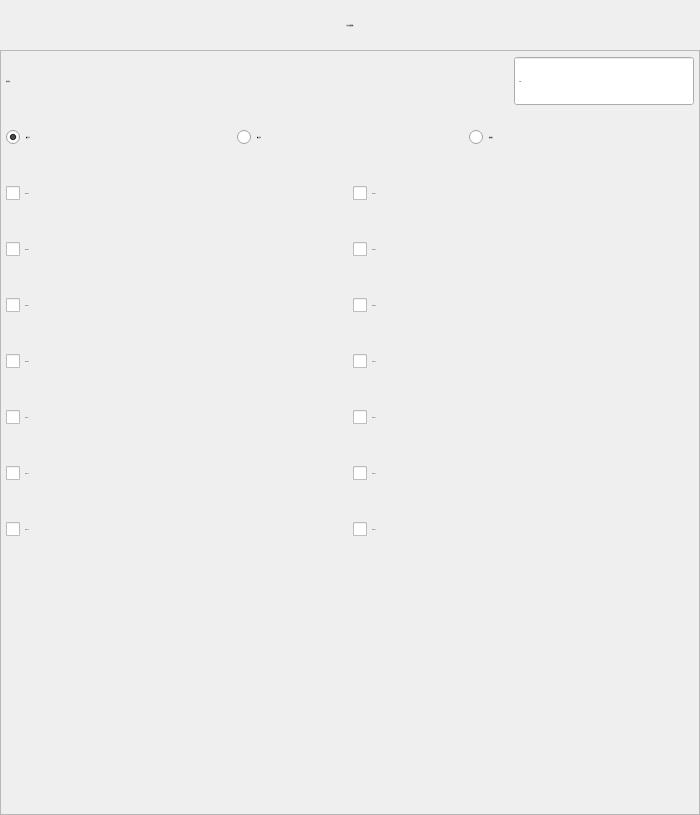
<?xml version="1.0" encoding="UTF-8"?>
<ui version="4.0">
 <class>FormActMExtOut</class>
 <widget class="QWidget" name="FormActMExtOut">
  <property name="geometry">
   <rect>
    <x>0</x>
    <y>0</y>
    <width>700</width>
    <height>815</height>
   </rect>
  </property>
  <property name="minimumSize">
   <size>
    <width>700</width>
    <height>815</height>
   </size>
  </property>
  <property name="maximumSize">
   <size>
    <width>700</width>
    <height>815</height>
   </size>
  </property>
  <property name="font">
   <font>
    <family>微软雅黑</family>
    <pointsize>-1</pointsize>
    <weight>50</weight>
    <italic>false</italic>
    <bold>false</bold>
   </font>
  </property>
  <property name="windowTitle">
   <string notr="true">扩展输出</string>
  </property>
  <property name="toolTip">
   <string notr="true"/>
  </property>
  <property name="statusTip">
   <string notr="true"/>
  </property>
  <property name="whatsThis">
   <string notr="true"/>
  </property>
  <property name="accessibleName">
   <string notr="true"/>
  </property>
  <property name="accessibleDescription">
   <string notr="true"/>
  </property>
  <property name="styleSheet">
   <string notr="true">font: 28px &quot;微软雅黑&quot;;</string>
  </property>
  <property name="windowFilePath">
   <string notr="true"/>
  </property>
  <layout class="QVBoxLayout" name="verticalLayout">
   <property name="spacing">
    <number>0</number>
   </property>
   <property name="margin">
    <number>0</number>
   </property>
   <item>
    <widget class="QLabel" name="labelParaTitle">
     <property name="sizePolicy">
      <sizepolicy hsizetype="Preferred" vsizetype="Fixed">
       <horstretch>0</horstretch>
       <verstretch>0</verstretch>
      </sizepolicy>
     </property>
     <property name="minimumSize">
      <size>
       <width>0</width>
       <height>50</height>
      </size>
     </property>
     <property name="font">
      <font>
       <family>微软雅黑</family>
       <pointsize>-1</pointsize>
       <weight>50</weight>
       <italic>false</italic>
       <bold>false</bold>
      </font>
     </property>
     <property name="styleSheet">
      <string notr="true">QLabel#labelParaTitle
{
	color: black;
	border-image: url(:/img/widget/Panel.png) 0 4 0 4;
	border-left: 4px transparent;
	border-right: 4px transparent;
}
</string>
     </property>
     <property name="text">
      <string>多扩展输出参数</string>
     </property>
     <property name="alignment">
      <set>Qt::AlignCenter</set>
     </property>
    </widget>
   </item>
   <item>
    <widget class="QFrame" name="frameMExtOut">
     <property name="font">
      <font>
       <family>微软雅黑</family>
       <pointsize>-1</pointsize>
       <weight>50</weight>
       <italic>false</italic>
       <bold>false</bold>
      </font>
     </property>
     <property name="styleSheet">
      <string notr="true"/>
     </property>
     <property name="frameShape">
      <enum>QFrame::StyledPanel</enum>
     </property>
     <property name="frameShadow">
      <enum>QFrame::Plain</enum>
     </property>
     <property name="IsMainArea" stdset="0">
      <bool>true</bool>
     </property>
     <layout class="QGridLayout" name="gridLayout">
      <property name="margin">
       <number>5</number>
      </property>
      <item row="10" column="0" colspan="2">
       <spacer name="verticalSpacer">
        <property name="orientation">
         <enum>Qt::Vertical</enum>
        </property>
        <property name="sizeHint" stdset="0">
         <size>
          <width>20</width>
          <height>40</height>
         </size>
        </property>
       </spacer>
      </item>
      <item row="4" column="1">
       <widget class="xCheckBox" name="checkExtY05">
        <property name="sizePolicy">
         <sizepolicy hsizetype="Expanding" vsizetype="Fixed">
          <horstretch>0</horstretch>
          <verstretch>0</verstretch>
         </sizepolicy>
        </property>
        <property name="minimumSize">
         <size>
          <width>180</width>
          <height>50</height>
         </size>
        </property>
        <property name="maximumSize">
         <size>
          <width>16777215</width>
          <height>50</height>
         </size>
        </property>
        <property name="font">
         <font>
          <family>微软雅黑</family>
          <pointsize>-1</pointsize>
          <weight>50</weight>
          <italic>false</italic>
          <bold>false</bold>
         </font>
        </property>
        <property name="focusPolicy">
         <enum>Qt::NoFocus</enum>
        </property>
        <property name="text">
         <string notr="true">Em1Y06</string>
        </property>
        <property name="iconSize">
         <size>
          <width>32</width>
          <height>32</height>
         </size>
        </property>
       </widget>
      </item>
      <item row="5" column="1">
       <widget class="xCheckBox" name="checkExtY07">
        <property name="sizePolicy">
         <sizepolicy hsizetype="Expanding" vsizetype="Fixed">
          <horstretch>0</horstretch>
          <verstretch>0</verstretch>
         </sizepolicy>
        </property>
        <property name="minimumSize">
         <size>
          <width>180</width>
          <height>50</height>
         </size>
        </property>
        <property name="maximumSize">
         <size>
          <width>16777215</width>
          <height>50</height>
         </size>
        </property>
        <property name="font">
         <font>
          <family>微软雅黑</family>
          <pointsize>-1</pointsize>
          <weight>50</weight>
          <italic>false</italic>
          <bold>false</bold>
         </font>
        </property>
        <property name="focusPolicy">
         <enum>Qt::NoFocus</enum>
        </property>
        <property name="text">
         <string notr="true">Em1Y08</string>
        </property>
        <property name="iconSize">
         <size>
          <width>32</width>
          <height>32</height>
         </size>
        </property>
       </widget>
      </item>
      <item row="3" column="1">
       <widget class="xCheckBox" name="checkExtY03">
        <property name="sizePolicy">
         <sizepolicy hsizetype="Expanding" vsizetype="Fixed">
          <horstretch>0</horstretch>
          <verstretch>0</verstretch>
         </sizepolicy>
        </property>
        <property name="minimumSize">
         <size>
          <width>180</width>
          <height>50</height>
         </size>
        </property>
        <property name="maximumSize">
         <size>
          <width>16777215</width>
          <height>50</height>
         </size>
        </property>
        <property name="font">
         <font>
          <family>微软雅黑</family>
          <pointsize>-1</pointsize>
          <weight>50</weight>
          <italic>false</italic>
          <bold>false</bold>
         </font>
        </property>
        <property name="focusPolicy">
         <enum>Qt::NoFocus</enum>
        </property>
        <property name="text">
         <string notr="true">Em1Y04</string>
        </property>
        <property name="iconSize">
         <size>
          <width>32</width>
          <height>32</height>
         </size>
        </property>
       </widget>
      </item>
      <item row="6" column="1">
       <widget class="xCheckBox" name="checkExtY09">
        <property name="sizePolicy">
         <sizepolicy hsizetype="Expanding" vsizetype="Fixed">
          <horstretch>0</horstretch>
          <verstretch>0</verstretch>
         </sizepolicy>
        </property>
        <property name="minimumSize">
         <size>
          <width>180</width>
          <height>50</height>
         </size>
        </property>
        <property name="maximumSize">
         <size>
          <width>16777215</width>
          <height>50</height>
         </size>
        </property>
        <property name="font">
         <font>
          <family>微软雅黑</family>
          <pointsize>-1</pointsize>
          <weight>50</weight>
          <italic>false</italic>
          <bold>false</bold>
         </font>
        </property>
        <property name="focusPolicy">
         <enum>Qt::NoFocus</enum>
        </property>
        <property name="text">
         <string notr="true">Em1Y10</string>
        </property>
        <property name="iconSize">
         <size>
          <width>32</width>
          <height>32</height>
         </size>
        </property>
       </widget>
      </item>
      <item row="4" column="0">
       <widget class="xCheckBox" name="checkExtY04">
        <property name="sizePolicy">
         <sizepolicy hsizetype="Expanding" vsizetype="Fixed">
          <horstretch>0</horstretch>
          <verstretch>0</verstretch>
         </sizepolicy>
        </property>
        <property name="minimumSize">
         <size>
          <width>180</width>
          <height>50</height>
         </size>
        </property>
        <property name="maximumSize">
         <size>
          <width>16777215</width>
          <height>50</height>
         </size>
        </property>
        <property name="font">
         <font>
          <family>微软雅黑</family>
          <pointsize>-1</pointsize>
          <weight>50</weight>
          <italic>false</italic>
          <bold>false</bold>
         </font>
        </property>
        <property name="focusPolicy">
         <enum>Qt::NoFocus</enum>
        </property>
        <property name="text">
         <string notr="true">Em1Y05</string>
        </property>
        <property name="iconSize">
         <size>
          <width>32</width>
          <height>32</height>
         </size>
        </property>
       </widget>
      </item>
      <item row="9" column="1">
       <widget class="xCheckBox" name="checkExtY15">
        <property name="sizePolicy">
         <sizepolicy hsizetype="Expanding" vsizetype="Fixed">
          <horstretch>0</horstretch>
          <verstretch>0</verstretch>
         </sizepolicy>
        </property>
        <property name="minimumSize">
         <size>
          <width>180</width>
          <height>50</height>
         </size>
        </property>
        <property name="maximumSize">
         <size>
          <width>16777215</width>
          <height>50</height>
         </size>
        </property>
        <property name="font">
         <font>
          <family>微软雅黑</family>
          <pointsize>-1</pointsize>
          <weight>50</weight>
          <italic>false</italic>
          <bold>false</bold>
         </font>
        </property>
        <property name="focusPolicy">
         <enum>Qt::NoFocus</enum>
        </property>
        <property name="text">
         <string notr="true">Em1Y16</string>
        </property>
        <property name="iconSize">
         <size>
          <width>32</width>
          <height>32</height>
         </size>
        </property>
       </widget>
      </item>
      <item row="9" column="0">
       <widget class="xCheckBox" name="checkExtY14">
        <property name="sizePolicy">
         <sizepolicy hsizetype="Expanding" vsizetype="Fixed">
          <horstretch>0</horstretch>
          <verstretch>0</verstretch>
         </sizepolicy>
        </property>
        <property name="minimumSize">
         <size>
          <width>180</width>
          <height>50</height>
         </size>
        </property>
        <property name="maximumSize">
         <size>
          <width>16777215</width>
          <height>50</height>
         </size>
        </property>
        <property name="font">
         <font>
          <family>微软雅黑</family>
          <pointsize>-1</pointsize>
          <weight>50</weight>
          <italic>false</italic>
          <bold>false</bold>
         </font>
        </property>
        <property name="focusPolicy">
         <enum>Qt::NoFocus</enum>
        </property>
        <property name="text">
         <string notr="true">Em1Y15</string>
        </property>
        <property name="iconSize">
         <size>
          <width>32</width>
          <height>32</height>
         </size>
        </property>
       </widget>
      </item>
      <item row="8" column="1">
       <widget class="xCheckBox" name="checkExtY13">
        <property name="sizePolicy">
         <sizepolicy hsizetype="Expanding" vsizetype="Fixed">
          <horstretch>0</horstretch>
          <verstretch>0</verstretch>
         </sizepolicy>
        </property>
        <property name="minimumSize">
         <size>
          <width>180</width>
          <height>50</height>
         </size>
        </property>
        <property name="maximumSize">
         <size>
          <width>16777215</width>
          <height>50</height>
         </size>
        </property>
        <property name="font">
         <font>
          <family>微软雅黑</family>
          <pointsize>-1</pointsize>
          <weight>50</weight>
          <italic>false</italic>
          <bold>false</bold>
         </font>
        </property>
        <property name="focusPolicy">
         <enum>Qt::NoFocus</enum>
        </property>
        <property name="text">
         <string notr="true">Em1Y14</string>
        </property>
        <property name="iconSize">
         <size>
          <width>32</width>
          <height>32</height>
         </size>
        </property>
       </widget>
      </item>
      <item row="5" column="0">
       <widget class="xCheckBox" name="checkExtY06">
        <property name="sizePolicy">
         <sizepolicy hsizetype="Expanding" vsizetype="Fixed">
          <horstretch>0</horstretch>
          <verstretch>0</verstretch>
         </sizepolicy>
        </property>
        <property name="minimumSize">
         <size>
          <width>180</width>
          <height>50</height>
         </size>
        </property>
        <property name="maximumSize">
         <size>
          <width>16777215</width>
          <height>50</height>
         </size>
        </property>
        <property name="font">
         <font>
          <family>微软雅黑</family>
          <pointsize>-1</pointsize>
          <weight>50</weight>
          <italic>false</italic>
          <bold>false</bold>
         </font>
        </property>
        <property name="focusPolicy">
         <enum>Qt::NoFocus</enum>
        </property>
        <property name="text">
         <string notr="true">Em1Y07</string>
        </property>
        <property name="iconSize">
         <size>
          <width>32</width>
          <height>32</height>
         </size>
        </property>
       </widget>
      </item>
      <item row="7" column="0">
       <widget class="xCheckBox" name="checkExtY10">
        <property name="sizePolicy">
         <sizepolicy hsizetype="Expanding" vsizetype="Fixed">
          <horstretch>0</horstretch>
          <verstretch>0</verstretch>
         </sizepolicy>
        </property>
        <property name="minimumSize">
         <size>
          <width>180</width>
          <height>50</height>
         </size>
        </property>
        <property name="maximumSize">
         <size>
          <width>16777215</width>
          <height>50</height>
         </size>
        </property>
        <property name="font">
         <font>
          <family>微软雅黑</family>
          <pointsize>-1</pointsize>
          <weight>50</weight>
          <italic>false</italic>
          <bold>false</bold>
         </font>
        </property>
        <property name="focusPolicy">
         <enum>Qt::NoFocus</enum>
        </property>
        <property name="text">
         <string notr="true">Em1Y11</string>
        </property>
        <property name="iconSize">
         <size>
          <width>32</width>
          <height>32</height>
         </size>
        </property>
       </widget>
      </item>
      <item row="1" column="0" colspan="2">
       <layout class="QHBoxLayout" name="horizontalLayout_3">
        <item>
         <layout class="QHBoxLayout" name="horizontalLayout">
          <item>
           <widget class="xRadioButton" name="radioButton_on">
            <property name="sizePolicy">
             <sizepolicy hsizetype="Expanding" vsizetype="Fixed">
              <horstretch>0</horstretch>
              <verstretch>0</verstretch>
             </sizepolicy>
            </property>
            <property name="minimumSize">
             <size>
              <width>80</width>
              <height>50</height>
             </size>
            </property>
            <property name="maximumSize">
             <size>
              <width>16777215</width>
              <height>50</height>
             </size>
            </property>
            <property name="font">
             <font>
              <family>微软雅黑</family>
              <pointsize>-1</pointsize>
              <weight>50</weight>
              <italic>false</italic>
              <bold>false</bold>
             </font>
            </property>
            <property name="focusPolicy">
             <enum>Qt::NoFocus</enum>
            </property>
            <property name="text">
             <string>输出打开</string>
            </property>
            <property name="iconSize">
             <size>
              <width>32</width>
              <height>32</height>
             </size>
            </property>
            <property name="checked">
             <bool>true</bool>
            </property>
           </widget>
          </item>
          <item>
           <widget class="xRadioButton" name="radioButton_off">
            <property name="sizePolicy">
             <sizepolicy hsizetype="Expanding" vsizetype="Fixed">
              <horstretch>0</horstretch>
              <verstretch>0</verstretch>
             </sizepolicy>
            </property>
            <property name="minimumSize">
             <size>
              <width>80</width>
              <height>50</height>
             </size>
            </property>
            <property name="maximumSize">
             <size>
              <width>16777215</width>
              <height>50</height>
             </size>
            </property>
            <property name="font">
             <font>
              <family>微软雅黑</family>
              <pointsize>-1</pointsize>
              <weight>50</weight>
              <italic>false</italic>
              <bold>false</bold>
             </font>
            </property>
            <property name="focusPolicy">
             <enum>Qt::NoFocus</enum>
            </property>
            <property name="text">
             <string>输出关闭</string>
            </property>
            <property name="iconSize">
             <size>
              <width>32</width>
              <height>32</height>
             </size>
            </property>
           </widget>
          </item>
          <item>
           <widget class="xRadioButton" name="radioButton_Pulse">
            <property name="sizePolicy">
             <sizepolicy hsizetype="Expanding" vsizetype="Fixed">
              <horstretch>0</horstretch>
              <verstretch>0</verstretch>
             </sizepolicy>
            </property>
            <property name="minimumSize">
             <size>
              <width>80</width>
              <height>50</height>
             </size>
            </property>
            <property name="maximumSize">
             <size>
              <width>16777215</width>
              <height>50</height>
             </size>
            </property>
            <property name="font">
             <font>
              <family>微软雅黑</family>
              <pointsize>-1</pointsize>
              <weight>50</weight>
              <italic>false</italic>
              <bold>false</bold>
             </font>
            </property>
            <property name="focusPolicy">
             <enum>Qt::NoFocus</enum>
            </property>
            <property name="text">
             <string>脉冲输出</string>
            </property>
            <property name="iconSize">
             <size>
              <width>32</width>
              <height>32</height>
             </size>
            </property>
           </widget>
          </item>
         </layout>
        </item>
       </layout>
      </item>
      <item row="3" column="0">
       <widget class="xCheckBox" name="checkExtY02">
        <property name="sizePolicy">
         <sizepolicy hsizetype="Expanding" vsizetype="Fixed">
          <horstretch>0</horstretch>
          <verstretch>0</verstretch>
         </sizepolicy>
        </property>
        <property name="minimumSize">
         <size>
          <width>180</width>
          <height>50</height>
         </size>
        </property>
        <property name="maximumSize">
         <size>
          <width>16777215</width>
          <height>50</height>
         </size>
        </property>
        <property name="font">
         <font>
          <family>微软雅黑</family>
          <pointsize>-1</pointsize>
          <weight>50</weight>
          <italic>false</italic>
          <bold>false</bold>
         </font>
        </property>
        <property name="focusPolicy">
         <enum>Qt::NoFocus</enum>
        </property>
        <property name="text">
         <string notr="true">Em1Y03</string>
        </property>
        <property name="iconSize">
         <size>
          <width>32</width>
          <height>32</height>
         </size>
        </property>
       </widget>
      </item>
      <item row="6" column="0">
       <widget class="xCheckBox" name="checkExtY08">
        <property name="sizePolicy">
         <sizepolicy hsizetype="Expanding" vsizetype="Fixed">
          <horstretch>0</horstretch>
          <verstretch>0</verstretch>
         </sizepolicy>
        </property>
        <property name="minimumSize">
         <size>
          <width>180</width>
          <height>50</height>
         </size>
        </property>
        <property name="maximumSize">
         <size>
          <width>16777215</width>
          <height>50</height>
         </size>
        </property>
        <property name="font">
         <font>
          <family>微软雅黑</family>
          <pointsize>-1</pointsize>
          <weight>50</weight>
          <italic>false</italic>
          <bold>false</bold>
         </font>
        </property>
        <property name="focusPolicy">
         <enum>Qt::NoFocus</enum>
        </property>
        <property name="text">
         <string notr="true">Em1Y09</string>
        </property>
        <property name="iconSize">
         <size>
          <width>32</width>
          <height>32</height>
         </size>
        </property>
       </widget>
      </item>
      <item row="7" column="1">
       <widget class="xCheckBox" name="checkExtY11">
        <property name="sizePolicy">
         <sizepolicy hsizetype="Expanding" vsizetype="Fixed">
          <horstretch>0</horstretch>
          <verstretch>0</verstretch>
         </sizepolicy>
        </property>
        <property name="minimumSize">
         <size>
          <width>180</width>
          <height>50</height>
         </size>
        </property>
        <property name="maximumSize">
         <size>
          <width>16777215</width>
          <height>50</height>
         </size>
        </property>
        <property name="font">
         <font>
          <family>微软雅黑</family>
          <pointsize>-1</pointsize>
          <weight>50</weight>
          <italic>false</italic>
          <bold>false</bold>
         </font>
        </property>
        <property name="focusPolicy">
         <enum>Qt::NoFocus</enum>
        </property>
        <property name="text">
         <string notr="true">Em1Y12</string>
        </property>
        <property name="iconSize">
         <size>
          <width>32</width>
          <height>32</height>
         </size>
        </property>
       </widget>
      </item>
      <item row="8" column="0">
       <widget class="xCheckBox" name="checkExtY12">
        <property name="sizePolicy">
         <sizepolicy hsizetype="Expanding" vsizetype="Fixed">
          <horstretch>0</horstretch>
          <verstretch>0</verstretch>
         </sizepolicy>
        </property>
        <property name="minimumSize">
         <size>
          <width>180</width>
          <height>50</height>
         </size>
        </property>
        <property name="maximumSize">
         <size>
          <width>16777215</width>
          <height>50</height>
         </size>
        </property>
        <property name="font">
         <font>
          <family>微软雅黑</family>
          <pointsize>-1</pointsize>
          <weight>50</weight>
          <italic>false</italic>
          <bold>false</bold>
         </font>
        </property>
        <property name="focusPolicy">
         <enum>Qt::NoFocus</enum>
        </property>
        <property name="text">
         <string notr="true">Em1Y13</string>
        </property>
        <property name="iconSize">
         <size>
          <width>32</width>
          <height>32</height>
         </size>
        </property>
       </widget>
      </item>
      <item row="0" column="0" colspan="2">
       <layout class="QHBoxLayout" name="horizontalLayout_2">
        <item>
         <widget class="QLabel" name="labelDelay">
          <property name="sizePolicy">
           <sizepolicy hsizetype="Expanding" vsizetype="Preferred">
            <horstretch>0</horstretch>
            <verstretch>0</verstretch>
           </sizepolicy>
          </property>
          <property name="minimumSize">
           <size>
            <width>150</width>
            <height>50</height>
           </size>
          </property>
          <property name="maximumSize">
           <size>
            <width>16777215</width>
            <height>50</height>
           </size>
          </property>
          <property name="font">
           <font>
            <family>微软雅黑</family>
            <pointsize>-1</pointsize>
            <weight>50</weight>
            <italic>false</italic>
            <bold>false</bold>
           </font>
          </property>
          <property name="text">
           <string>动作时间：</string>
          </property>
         </widget>
        </item>
        <item>
         <widget class="xDoubleSpinBox" name="BoxDelay">
          <property name="enabled">
           <bool>true</bool>
          </property>
          <property name="sizePolicy">
           <sizepolicy hsizetype="Fixed" vsizetype="Fixed">
            <horstretch>0</horstretch>
            <verstretch>0</verstretch>
           </sizepolicy>
          </property>
          <property name="minimumSize">
           <size>
            <width>180</width>
            <height>50</height>
           </size>
          </property>
          <property name="maximumSize">
           <size>
            <width>200</width>
            <height>50</height>
           </size>
          </property>
          <property name="font">
           <font>
            <family>微软雅黑</family>
            <pointsize>-1</pointsize>
            <weight>50</weight>
            <italic>false</italic>
            <bold>false</bold>
           </font>
          </property>
          <property name="focusPolicy">
           <enum>Qt::ClickFocus</enum>
          </property>
          <property name="acceptDrops">
           <bool>false</bool>
          </property>
          <property name="alignment">
           <set>Qt::AlignLeading|Qt::AlignLeft|Qt::AlignVCenter</set>
          </property>
          <property name="buttonSymbols">
           <enum>QAbstractSpinBox::NoButtons</enum>
          </property>
          <property name="specialValueText">
           <string notr="true"/>
          </property>
          <property name="keyboardTracking">
           <bool>false</bool>
          </property>
          <property name="suffix">
           <string notr="true">s</string>
          </property>
          <property name="decimals">
           <number>2</number>
          </property>
          <property name="maximum">
           <double>9.990000000000000</double>
          </property>
          <property name="singleStep">
           <double>0.100000000000000</double>
          </property>
          <property name="HasBtn" stdset="0">
           <bool>true</bool>
          </property>
         </widget>
        </item>
       </layout>
      </item>
     </layout>
    </widget>
   </item>
  </layout>
 </widget>
 <customwidgets>
  <customwidget>
   <class>xRadioButton</class>
   <extends>QRadioButton</extends>
   <header>xradiobutton.h</header>
  </customwidget>
  <customwidget>
   <class>xDoubleSpinBox</class>
   <extends>QDoubleSpinBox</extends>
   <header>xdoublespinbox.h</header>
   <slots>
    <signal>clicked()</signal>
   </slots>
  </customwidget>
  <customwidget>
   <class>xCheckBox</class>
   <extends>QCheckBox</extends>
   <header>xcheckbox.h</header>
  </customwidget>
 </customwidgets>
 <tabstops>
  <tabstop>radioButton_on</tabstop>
  <tabstop>radioButton_off</tabstop>
  <tabstop>BoxDelay</tabstop>
 </tabstops>
 <resources/>
 <connections>
  <connection>
   <sender>BoxDelay</sender>
   <signal>clicked()</signal>
   <receiver>FormActMExtOut</receiver>
   <slot>inputDelay()</slot>
   <hints>
    <hint type="sourcelabel">
     <x>242</x>
     <y>296</y>
    </hint>
    <hint type="destinationlabel">
     <x>155</x>
     <y>433</y>
    </hint>
   </hints>
  </connection>
 </connections>
 <slots>
  <slot>inputDelay()</slot>
  <slot>inputInterval()</slot>
  <slot>selectPort()</slot>
  <slot>extOutOn()</slot>
  <slot>extOutOff()</slot>
 </slots>
</ui>
